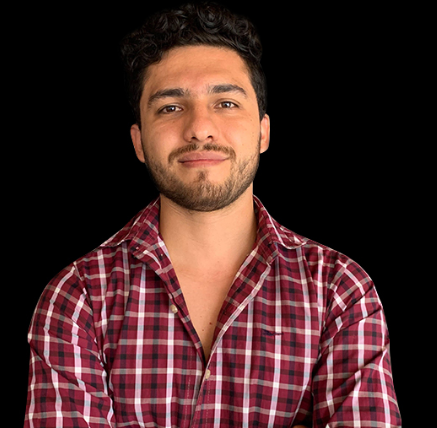
#> input picture CNN/data/yo.png, 437 x 428 px, found by its file name
$ jupyter execute Manejando_kernel.ipynb
#> lines starting #> are read from the running program, lines starting #| are printed output that depends on the picture
[cell 1]
import numpy as np
import matplotlib.pyplot as plt
import scipy.ndimage as nd
from skimage import io, color

[cell 2]
img = io.imread('data\yo.png')
#> img is the input picture: shape (428, 437, 3); mean R, G, B 70.4, 40.3, 38.8
plt.imshow(img)

[cell 3]
img_gray = color.rgb2gray(img)
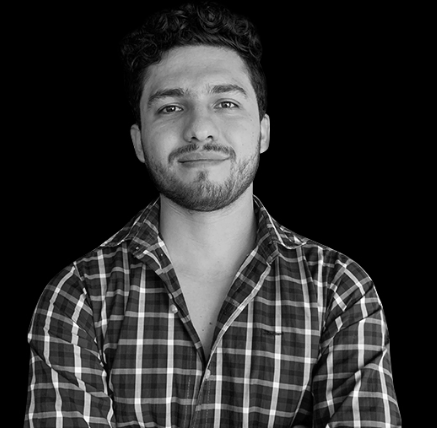
#> img_gray: shape (428, 437) float64; min 0, max 0.999, mean 0.183
plt.imshow(img_gray)

[cell 4]
kernel = np.array([ [-1, 0, 1],
                    [-1, 0, 1],
                    [-1, 0, 1]])

img_new = nd.convolve(img_gray, kernel)
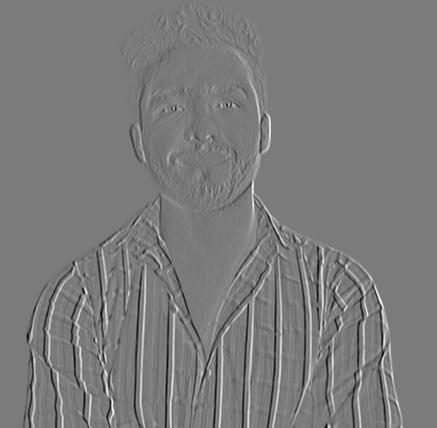
#> img_new: shape (428, 437) float64; min -2.37, max 2.53, mean 1.31e-20; drawn with min black and max white

[cell 5]
fig, axes = plt.subplots(1,2,figsize=(15,8))

axes[0].imshow(img_gray, cmap=plt.cm.gray)
axes[0].set_title('Original Image')
axes[0].axis('off')

axes[1].imshow(img_new, cmap=plt.cm.gray)
axes[1].set_title('Convolution')
axes[1].axis('off')
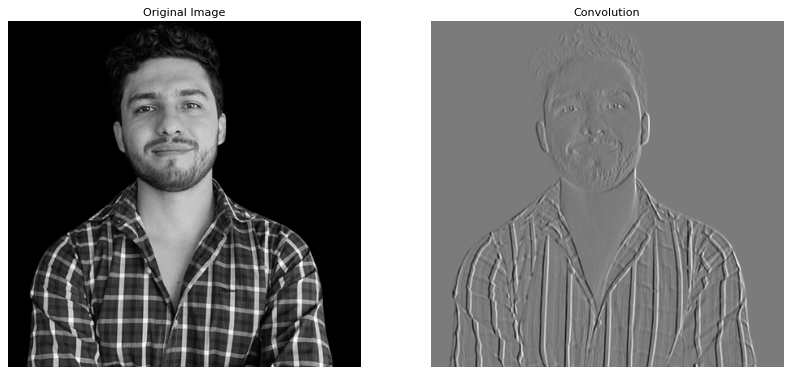
#> figure drawn by matplotlib, 2 panels

$ run again, with CNN/data/Mara.jpeg saved as CNN/data/yo.png
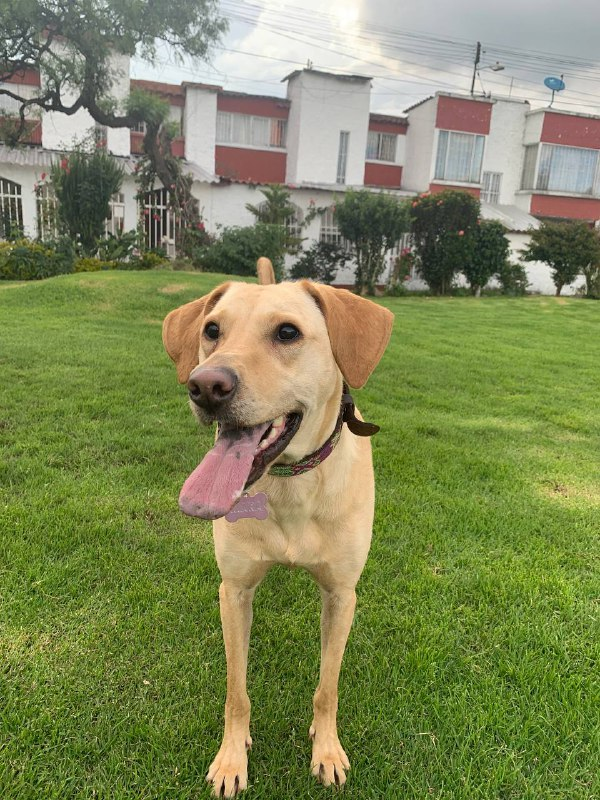
#> input picture CNN/data/Mara.jpeg, 600 x 800 px, found by its file name
#> img is the input picture: shape (800, 600, 3); mean R, G, B 127.7, 135.4, 88.4
#> `img_new = nd.convolve(img_gray, kernel)`:
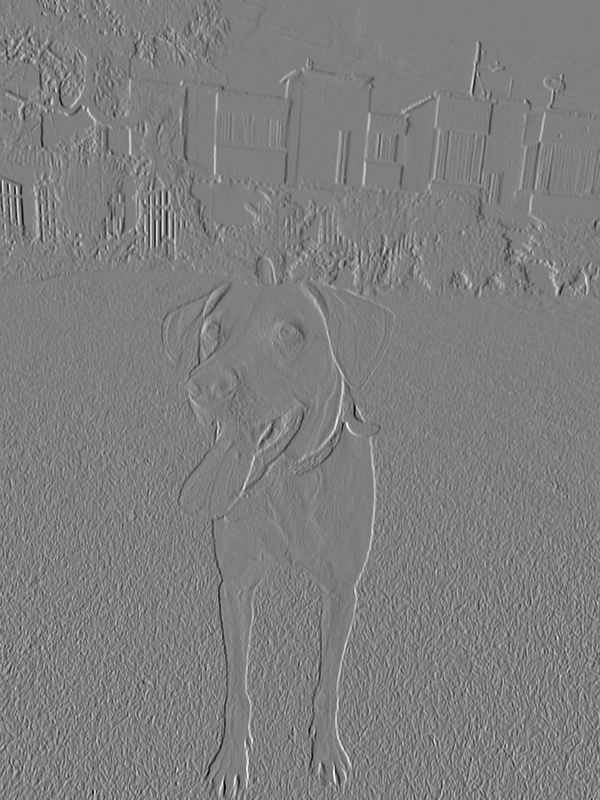
#> img_new: shape (800, 600) float64; min -2.27, max 2.28, mean -0.000912; drawn with min black and max white
#> `[cell 5] fig, axes = plt.subplots(1,2,figsize=(15,8))  axes[0].imshow(..`:
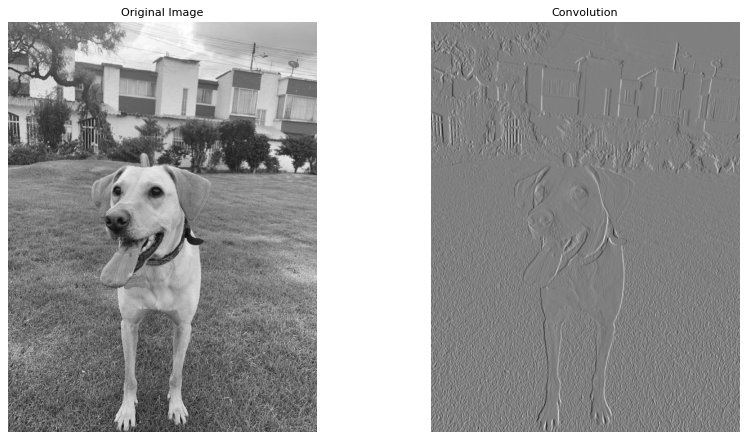
#> figure drawn by matplotlib, 2 panels
